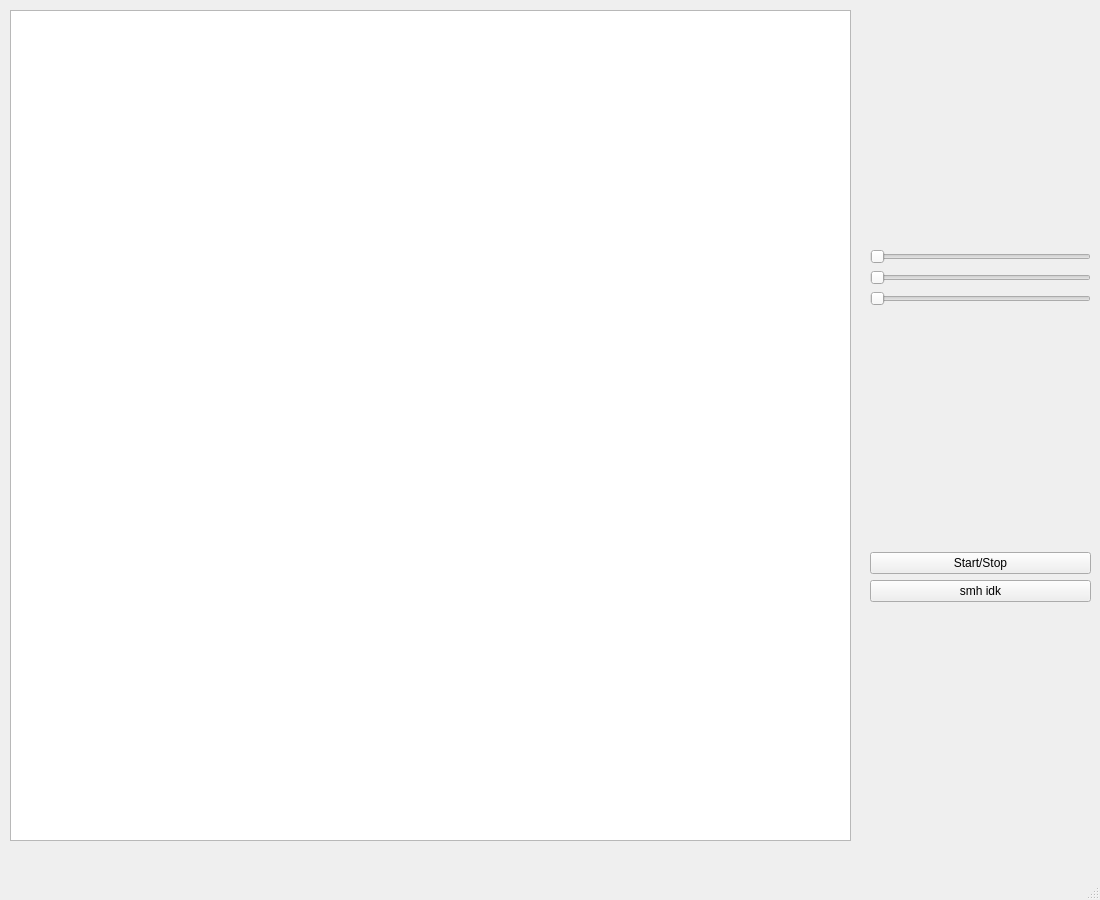
<?xml version="1.0" encoding="UTF-8"?>
<ui version="4.0">
 <class>MainWindow</class>
 <widget class="QMainWindow" name="MainWindow">
  <property name="geometry">
   <rect>
    <x>0</x>
    <y>0</y>
    <width>1100</width>
    <height>900</height>
   </rect>
  </property>
  <property name="windowTitle">
   <string>MainWindow</string>
  </property>
  <widget class="QWidget" name="centralwidget">
   <widget class="QGraphicsView" name="graphicsView">
    <property name="geometry">
     <rect>
      <x>10</x>
      <y>10</y>
      <width>841</width>
      <height>831</height>
     </rect>
    </property>
   </widget>
   <widget class="QWidget" name="verticalLayoutWidget">
    <property name="geometry">
     <rect>
      <x>870</x>
      <y>10</y>
      <width>221</width>
      <height>831</height>
     </rect>
    </property>
    <layout class="QVBoxLayout" name="verticalLayout">
     <item>
      <spacer name="verticalSpacer_3">
       <property name="orientation">
        <enum>Qt::Vertical</enum>
       </property>
       <property name="sizeHint" stdset="0">
        <size>
         <width>20</width>
         <height>40</height>
        </size>
       </property>
      </spacer>
     </item>
     <item>
      <widget class="QSlider" name="SpeedSlider">
       <property name="orientation">
        <enum>Qt::Horizontal</enum>
       </property>
      </widget>
     </item>
     <item>
      <widget class="QSlider" name="RotationSlider">
       <property name="orientation">
        <enum>Qt::Horizontal</enum>
       </property>
      </widget>
     </item>
     <item>
      <widget class="QSlider" name="Slider">
       <property name="orientation">
        <enum>Qt::Horizontal</enum>
       </property>
      </widget>
     </item>
     <item>
      <spacer name="verticalSpacer">
       <property name="orientation">
        <enum>Qt::Vertical</enum>
       </property>
       <property name="sizeHint" stdset="0">
        <size>
         <width>20</width>
         <height>40</height>
        </size>
       </property>
      </spacer>
     </item>
     <item>
      <widget class="QPushButton" name="StartStopSimulationButton">
       <property name="text">
        <string>Start/Stop</string>
       </property>
      </widget>
     </item>
     <item>
      <widget class="QPushButton" name="pushButton_2">
       <property name="text">
        <string>smh idk</string>
       </property>
      </widget>
     </item>
     <item>
      <spacer name="verticalSpacer_2">
       <property name="orientation">
        <enum>Qt::Vertical</enum>
       </property>
       <property name="sizeHint" stdset="0">
        <size>
         <width>20</width>
         <height>40</height>
        </size>
       </property>
      </spacer>
     </item>
    </layout>
   </widget>
  </widget>
  <widget class="QMenuBar" name="menubar">
   <property name="geometry">
    <rect>
     <x>0</x>
     <y>0</y>
     <width>1100</width>
     <height>22</height>
    </rect>
   </property>
  </widget>
  <widget class="QStatusBar" name="statusbar"/>
 </widget>
 <resources/>
 <connections/>
</ui>
